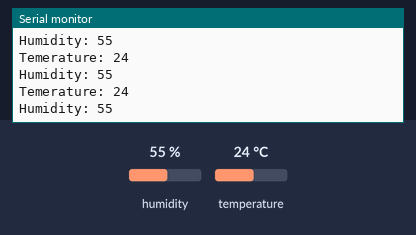
A sketch run on a simulated ESP8266 (NodeMCU). On the bench: the last lines printed to the serial monitor. The test bench sets the inputs (shaded band); at power-on: humidity 55 %, temperature 24 °C.

Above: at 2.8 s.
2.9 s: humidity set to 22 %
At 5.5 s:
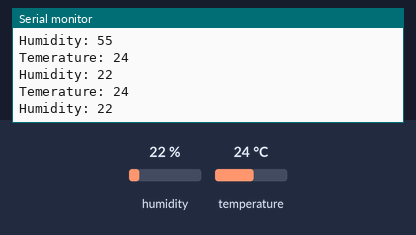
5.6 s: temperature set to 12 °C
At 7.4 s:
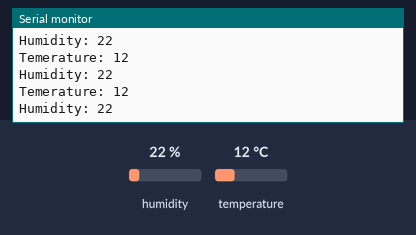
8.3 s: humidity set to 40 %
At 11.0 s:
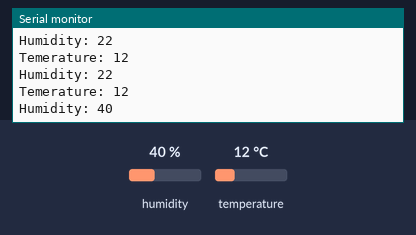
Timing chart, 0 to 12.5 s (numbered marks = the images above; inputs shaded):
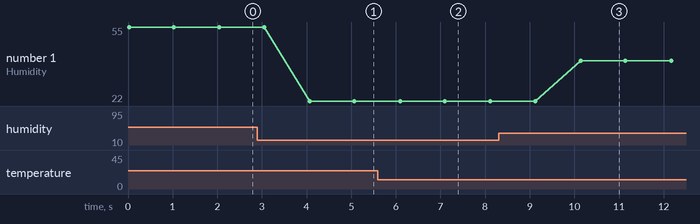

The sketch:

Temp._and_Hum.ino
```cpp
#include<DHT.h>

int pin=D2;
int temp,hum;

DHT dht(pin,DHT11);
void setup() {
  // put your setup code here, to run once:
Serial.begin(115200);
pinMode(pin,INPUT);
}

void loop() {
  // put your main code here, to run repeatedly:
temp = dht.readTemperature();
hum = dht.readHumidity();

Serial.print("Temerature: ");
Serial.println(temp);
Serial.print("Humidity: ");
Serial.println(hum);
delay(1000);
}
```

Measured:
- after the input at 2.9 s, the serial monitor: prints a new line after 1.2 s (image 1)
- after the input at 5.6 s, the serial monitor: prints a new line after 0.49 s (image 2)
- after the input at 8.3 s, the serial monitor: prints a new line after 1.8 s (image 3)
- plotted number 1: 55 → 22 after the input at 2.9 s, 22 → 40 after the input at 8.3 s
